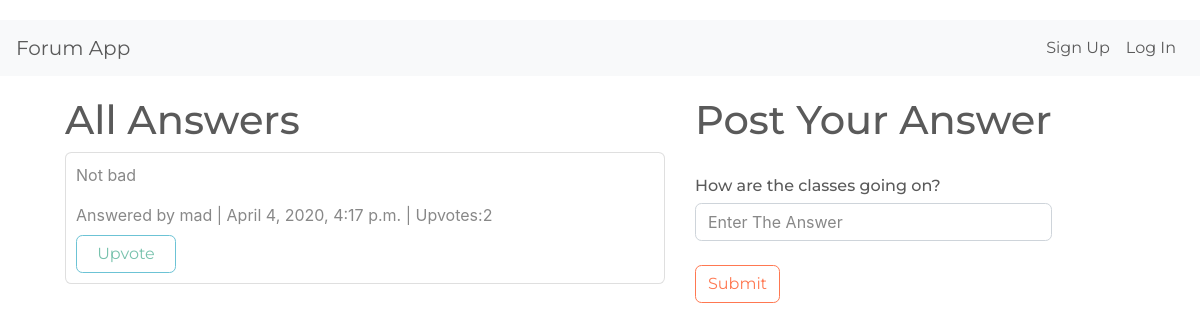
The page /discussion/2/ on the database as committed earlier.
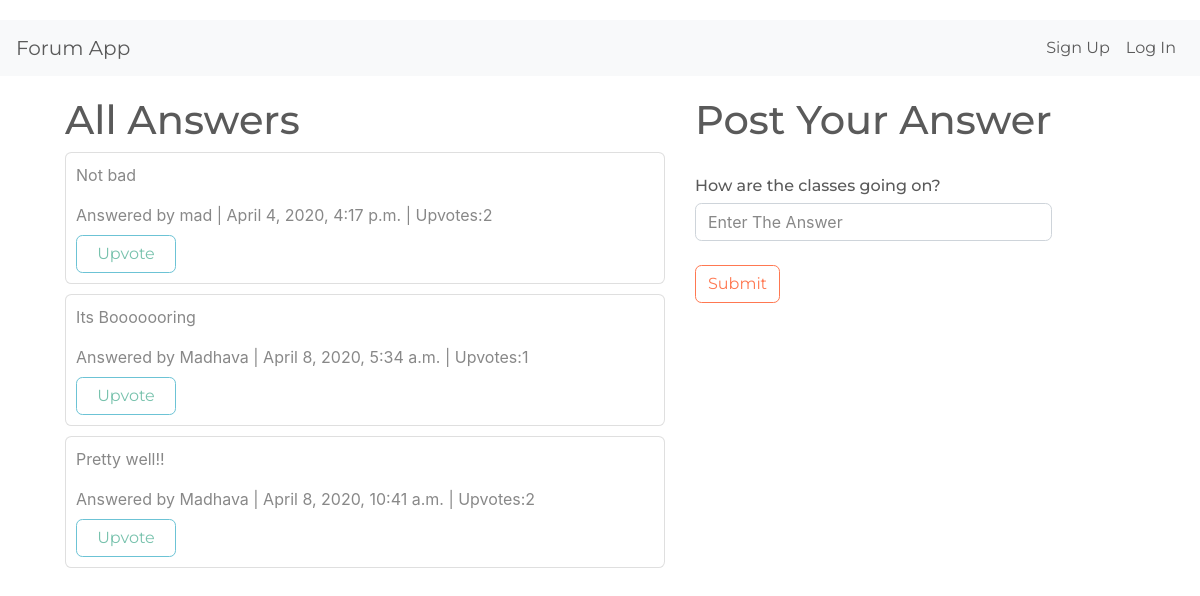
The same page on the database as committed later.
### forum/models.py (models this page shows)
class Answer(models.Model):
    answer=models.TextField()
    timestamp=models.DateTimeField(auto_now=True)
    question=models.ForeignKey(Question,on_delete=models.CASCADE,null=True,blank=True)
    author=models.ForeignKey(User,on_delete=models.CASCADE,null=True,blank=True)
    upvotes=models.IntegerField(default=1)

### forum/views.py (the view, shortened to what this page needs)
# urls.py: path('discussion/<int:discussion_id>/',discussion),
def discussion(request,discussion_id):
    question_instance=Question.objects.get(pk=discussion_id)
    disc=Answer.objects.filter(question=question_instance)
    return render(request,"discussion.html",{"question":question_instance,"discussion":disc})

### forum/templates/discussion.html (shortened to what this page needs)
{% extends 'base.html' %}
{% block body %}
<div class="container" style="display: flex;">
    <div style="width: 600px;margin-right: 30px;">
        <h1>All Answers</h1>
        {% for a in discussion %}
        <div class="card" style="padding: 10px;width: 600px;margin-bottom: 10px;">
            <div style="display: flex;justify-content: space-between;">
            <p>{{a.answer}}</p>
        </div>
            <label> Answered by {{a.author}} | {{a.timestamp}} | Upvotes:{{a.upvotes}}</label>
            <button class="btn btn-outline-info" style="width: 100px;"><a href="/upvote/{{a.id}}/" style="text-decoration: none;">Upvote</a></button>
        </div>
        {% endfor %}
    </div>
    <div>
        <h1>Post Your Answer</h1><br>
        <form action="/discussion/{{question.id}}/" method="post" class="form-group">
            <h6>{{question.question}}</h6>
            <input type="text" name="answer" class="form-control" placeholder="Enter The Answer">
            <br>
            <button type="submit" class="btn btn-outline-danger">Submit</button>
        </form>
    </div>
</div>
{% endblock %}

Rows that differ between the two databases and show on the page:
added Answer: answer "Its Booooooring", author "Madhava", timestamp "April 8, 2020, 5:34 a.m.", upvotes "1"
added Answer: answer "Pretty well!!", author "Madhava", timestamp "April 8, 2020, 10:41 a.m.", upvotes "2"
